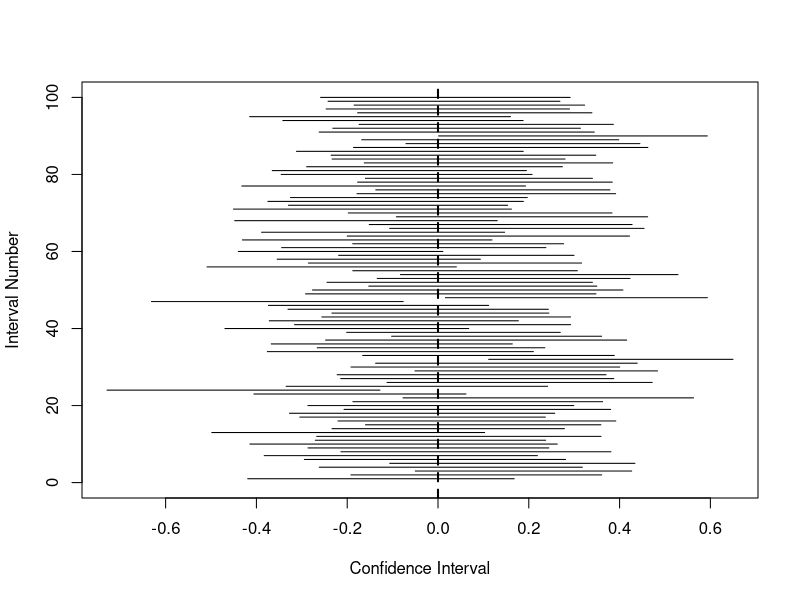

Reproduce this figure in R.
#Kipp Johnson, kippjohnson@uchicago.edu

#vectors to store numbers later
lower_store = numeric()
upper_store = numeric()
range_store = numeric()

# set the population parameters & confidence
# interval statistics we desire
mu = 0
sigma = 1
sample_number = 100
sample_size = 50
confidence_level=0.95
pop_size = 1e5

# draw the population
population <- rnorm(pop_size, mean = mu, sd = sigma)


for(i in 1:sample_number){
	x <- sample(population, sample_size ,replace=TRUE) # get samples
 	xtest <- t.test(x, conf.level = confidence_level)  # t.test on samples
	lower_store[i] <- xtest$conf.int[1]				   # assign upper and lower
	upper_store[i] <- xtest$conf.int[2]				   # ends to approp. vector
}

# blank plot
plot(c(min(lower_store),max(upper_store)),c(0,sample_number),type="n",
	xlab = "Confidence Interval",ylab="Interval Number")

abline(v=mu,lwd=2,lty=2) # add line for true mean

for(i in 1:sample_number){
	lines(c(lower_store[i],upper_store[i]),c(i,i)) #add lines containing interval to plot

	if(mu <= upper_store[i] && mu >= lower_store[i]){ # number of intervals containing mu
		range_store[i] = 1
	}
}

mu_within = sum(range_store,na.rm = TRUE)

print(c("The fraction of intervals containing the true mean:", mu_within/sample_number))
